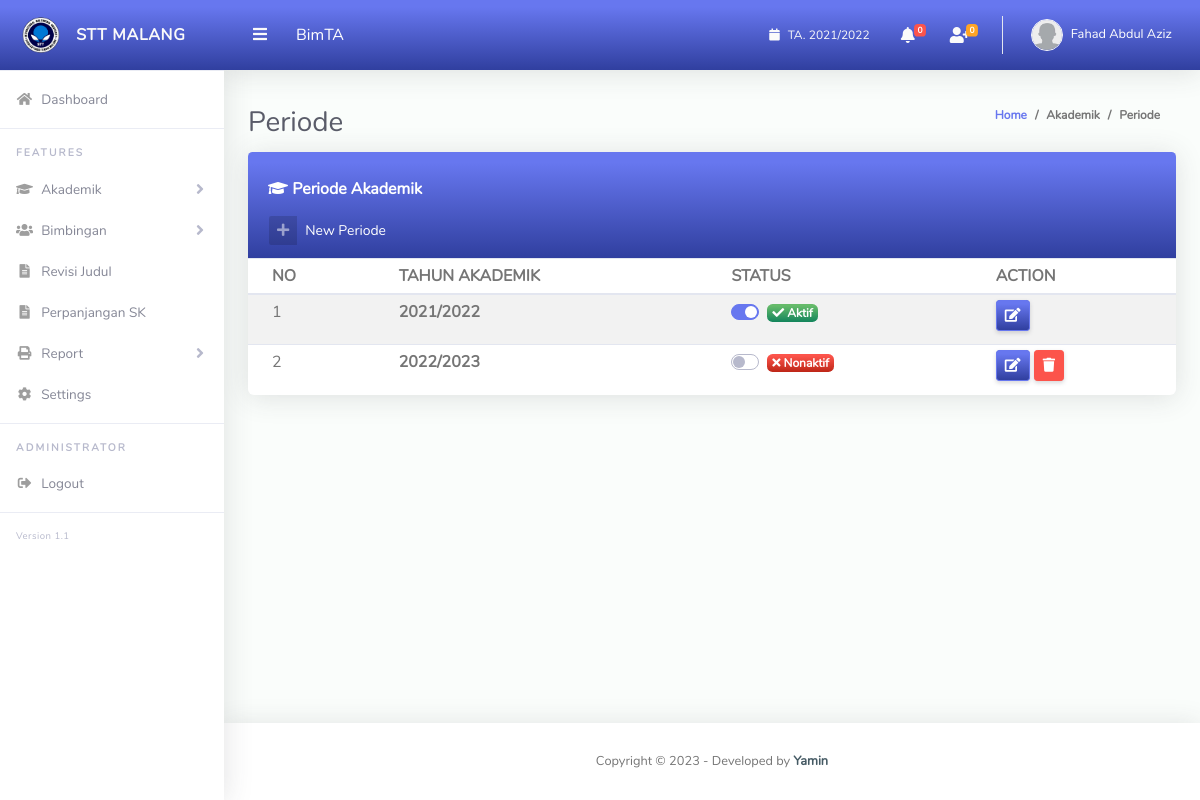
/web-admin/?pages=periode (signed in), run on the app's committed database.
### tables this page shows
CREATE TABLE `tm_periode` (
  `periode_id` int(11) NOT NULL,
  `th_periode` varchar(20) DEFAULT NULL,
  `stt_periode` varchar(3) DEFAULT NULL
);

### web-admin/pages/akademik/data_periode.php (the view, shortened to what this page needs)
<div class="d-sm-flex align-items-center justify-content-between">
    <h1 class="h3 mb-0 text-gray-800">Periode</h1>
    <ol class="breadcrumb">
        <li class="breadcrumb-item"><a href="./">Home</a></li>
        <li class="breadcrumb-item">Akademik</li>
        <li class="breadcrumb-item active" aria-current="page">Periode</li>
    </ol>
</div>
<div class="row">
    <div class="col-lg-12 mb-4">
        <div class="card">
            <div class="card-header bg-gradient-primary text-white">
                <h6 class="mt-3 font-weight-bold"><i class="fa fa-graduation-cap"></i> Periode Akademik</h6>
                <a href="#" data-toggle="modal" data-target="#modalAdd" id="#modalAdd"
                    class="btn btn-default text-white btn-sm btn-icon-split mt-2">
                    <span class="icon text-white-50">
                        <i class="fas fa-plus"></i>
                    </span>
                    <span class="text">New Periode</span>
                </a>
            </div>
            <div class="table-responsive">
                <table class="table table-striped table-hover table-sm align-items-center table-flush">
                    <thead class="table-flush">
                        <tr style="text-transform: uppercase;">
                            <th>No</th>
                            <th>Tahun Akademik</th>
                            <th>Status</th>
                            <th>Action</th>
                        </tr>
                    </thead>
                    <tbody>
                        <?php
            $no = 1;
            $sql = mysqli_query($con, "SELECT * FROM tm_periode ORDER BY periode_id  ASC");
            foreach ($sql as $d) { ?>
                        <tr>
                            <td><?= $no++ ?></td>
                            <td><b><?= $d['th_periode'] ?></b></td>
                            <td>
                                <div class="form-group">
                                    <div class="custom-control custom-switch">
                                        <label class="custom-control-label" for="<?= $d['periode_id'] ?>">
                                            <?php
                        if ($d['stt_periode'] == 'on') {
                          echo "<span class='badge badge-success bg-gradient-success'><i class='fa fa-check'></i> Aktif</span>";
                        } else {
                          echo "<span class='badge badge-danger bg-gradient-danger'><i class='fa fa-times'></i> Nonaktif</span>";
                        }
                        ?>
                                        </label>
                                    </div>
                                </div>
                            </td>
                            <td>
                                <button id="select" onclick="confirm_modal_edit()" data-id="<?= $d['periode_id'] ?>"
                                    data-periode="<?= $d['th_periode'] ?>"
                                    class="btn btn-primary bg-gradient-primary btn-sm">
                                    <i class="fas fa-edit"></i>
                                </button>
                                <?php
                  if ($d['stt_periode'] !== 'on') {
                  ?>
                                <a href="#" onClick="confirm_modal('?pages=periode&id=<?= $d['periode_id']; ?>');"
                                    class="btn btn-danger btn-sm">
                                    <i class="fas fa-trash"></i>
                                </a>
                                <?php
                  }
                  ?>
                            </td>
                        </tr>
                        <?php } ?>
                    </tbody>
                </table>
            </div>
        </div>
    </div>
</div>

### web-admin/index.php (shortened to what this page needs)
<?php
if (isset($_SESSION['ADMIN_SESS'])) {
  include '../config/databases.php';
  $userID = intval($_SESSION['ADMIN_SESS']);
  $user   = mysqli_fetch_assoc(mysqli_query($con, "SELECT `id`,`username`,`password`,`nama_admin`,`img` FROM tb_admin WHERE `id`='{$userID}' AND status='Y' "));
  $tp = mysqli_fetch_assoc(mysqli_query($con, "SELECT periode_id,th_periode FROM tm_periode WHERE stt_periode='on' "));
  $new_user = mysqli_query($con, "SELECT tb_mhs.nama,tb_mhs.fotomhs,tb_mhs.create_at FROM tb_mhs WHERE status_akun='new' ORDER BY id_mhs DESC LIMIT 5 ");
  $new_judul = mysqli_query($con, "SELECT tb_mhs.id_mhs,tb_mhs.nama,tb_mhs.fotomhs,pengajuan.pengajuan_id,pengajuan.tgl_pengajuan,pengajuan.judul FROM pengajuan JOIN tb_mhs ON pengajuan.id_mhs=tb_mhs.id_mhs WHERE disetujui_kajur='new'  ORDER BY pengajuan_id DESC LIMIT 6");
?>
<!DOCTYPE html>
<html lang="en">
<head>
    <link href="../apl/vendor/fontawesome-free/css/all.min.css" rel="stylesheet" type="text/css">
    <link href="../apl/vendor/bootstrap/css/bootstrap.min.css" rel="stylesheet" type="text/css">
    <link href="../apl/vendor/datatables/dataTables.bootstrap4.min.css" rel="stylesheet">
    <link href="../apl/vendor/select2/dist/css/select2.min.css" rel="stylesheet" type="text/css">
    <link href="../apl/css/admin.min.css" rel="stylesheet">
</head>
<body id="page-top">
    <div id="wrapper">
        <ul class="navbar-nav sidebar sidebar-light accordion" id="accordionSidebar">
            <a class="sidebar-brand bg-gradient-primary d-flex align-items-center justify-content-center" href="./">
                <div class="sidebar-brand-icon">
                    <img src="../logo.png">
                </div>
                <div class="sidebar-brand-text mx-3"><b>STT MALANG</b></div>
            </a>
            <hr class="sidebar-divider my-0">
            <li class="nav-item">
                <a class="nav-link" href="./">
                    <i class="fas fa-fw fa-home"></i>
                    <span>Dashboard</span></a>
            </li>
            <hr class="sidebar-divider">
            <div class="sidebar-heading">
                Features
            </div>
            <li class="nav-item">
                <a class="nav-link collapsed" href="#" data-toggle="collapse" data-target="#collapseBootstrap"
                    aria-expanded="true" aria-controls="collapseBootstrap">
                    <i class="fa fa-fw fa-graduation-cap"></i>
                    <span>Akademik</span>
                </a>
            </li>
            <li class="nav-item">
                <a class="nav-link collapsed" href="#" data-toggle="collapse" data-target="#collapseForm"
                    aria-expanded="true" aria-controls="collapseForm">
                    <i class="fa fa-fw fa-users"></i>
                    <span> Bimbingan</span>
                </a>
            </li>
            <li class="nav-item">
                <a class="nav-link collapsed" href="?pages=list_judul_revisi">
                    <i class="fas fa-fw fa-file-alt"></i>
                    <span>Revisi Judul</span>
                </a>
            </li>
            <li class="nav-item">
                <a class="nav-link collapsed" href="?pages=list_perpanjangan_sk">
                    <i class="fa fa-fw fa-file-alt"></i>
                    <span>Perpanjangan SK</span>
                </a>
            </li>
            <li class="nav-item">
                <a class="nav-link collapsed" href="#" data-toggle="collapse" data-target="#report" aria-expanded="true"
                    aria-controls="report">
                    <i class="fa fa-fw fa-print"></i>
                    <span> Report</span>
                </a>
            </li>
            <li class="nav-item">
                <a class="nav-link" href="?pages=settings">
                    <i class="fas fa-fw fa-cog"></i>
                    <span>Settings</span>
                </a>
            </li>
            <hr class="sidebar-divider">
            <div class="sidebar-heading">
                Administrator
            </div>
            <li class="nav-item">
                <a class="nav-link" href="#" data-toggle="modal" data-target="#logoutModal">
                    <i class="fas fa-fw fa-sign-out-alt"></i>
                    <span>Logout</span>
                </a>
            </li>
            <hr class="sidebar-divider">
            <div class="version" id="version-ruangadmin"></div>
        </ul>
        <div id="content-wrapper" class="d-flex flex-column">
            <div id="content">
                <nav class="navbar navbar-expand navbar-light bg-navbar bg-gradient-primary topbar mb-4 static-top">
                    <button id="sidebarToggleTop" class="btn btn-link rounded-circle mr-3">
                        <i class="fa fa-bars"></i>
                    </button>
                    <span class="text-white">BimTA</span>
                    <ul class="navbar-nav ml-auto">
                        <li class="nav-item dropdown no-arrow">
                            <a class="nav-link" href="?pages=periode" style="font-size: 12px;">
                                <i class="fa fa-calendar mr-2"></i> TA. <?php if (empty($tp)) {
                                                            echo "Periode Tidak Aktif";
                                                          } else {
                                                            echo $tp['th_periode'];
                                                          }
                                                          ?>
                            </a>
                        </li>
                        <li class="nav-item dropdown no-arrow mx-1">
                            <a class="nav-link dropdown-toggle" href="#" id="alertsDropdown" role="button"
                                data-toggle="dropdown" aria-haspopup="true" aria-expanded="false">
                                <i class="fas fa-bell fa-fw"></i>
                                <span class="badge badge-danger badge-counter"><?php $jmlJudulBaru = mysqli_num_rows($new_judul);
                                                                  echo number_format($jmlJudulBaru); ?></span>
                            </a>
                        </li>
                        <li class="nav-item dropdown no-arrow mx-1">
                            <a class="nav-link dropdown-toggle" href="#" id="messagesDropdown" role="button"
                                data-toggle="dropdown" aria-haspopup="true" aria-expanded="false">
                                <i class="fas fa-user-plus fa-fw"></i>
                                <span class="badge badge-warning badge-counter"><?php $jmlUserBaru = mysqli_num_rows($new_user);
                                                                  echo number_format($jmlUserBaru); ?></span>
                            </a>
                        </li>
                        <li class="nav-item dropdown no-arrow">
                            <a class="nav-link dropdown-toggle" href="#" id="userDropdown" role="button"
                                data-toggle="dropdown" aria-haspopup="true" aria-expanded="false">
                                <img class="img-profile rounded-circle" src="../apl/img/<?= $user['img'] ?>"
                                    style="max-width: 60px">
                                <span class="ml-2 d-none d-lg-inline text-white small"><?= $user['nama_admin'] ?></span>
                            </a>
                        </li>
                    </ul>
                </nav>
                <div class="container-fluid" id="container-wrapper">
                    <?php
            if (isset($_GET['pages'])) {
              $page = mysqli_escape_string($con, $_GET['pages']);
              if ($page == 'periode') {
                include "pages/akademik/data_periode.php";
              } elseif ($page == 'fakultas') {
                include "pages/akademik/data_fakultas.php";
              }
              elseif ($page == 'prodi') {
                include "pages/akademik/data_prodi.php";
              }
              elseif ($page == 'dosen') {
                include "pages/akademik/data_dosen.php";
              }
              elseif ($page == 'mahasiswa') {
                include "pages/akademik/data_mahasiwa.php";
              }
              elseif ($page == 'list_account') {
                include "pages/news/list_account.php";
              }
              elseif ($page == 'list_judul') {
                include "pages/news/list_judul.php";
              }
              elseif ($page == 'fix_judul') {
                include "pages/pembing/list_fix_judul.php";
              }
              elseif ($page == 'list_pembing') {
                include "pages/pembing/list_pembing.php";
              }
              elseif ($page == 'settings') {
                include "pages/setting.php";
              }
              elseif ($page == 'report') {
                include "pages/report/list_report.php";
              }
              elseif ($page == 'report_sk') {
                include "pages/report/list_report_sk.php";
              }
              elseif ($page == 'list_judul_revisi') {
                include "pages/news/list_judul_revisi.php";
              }
              elseif ($page == 'list_perpanjangan_sk') {
                include "pages/news/list_perpanjangan_sk.php";
              }
              elseif ($page == 'detail_judul_revisi') {
                include "pages/news/detai_judul_revisi.php";
              }
              elseif ($page == 'detail_sk') {
                include "pages/news/detail_perpanjanganSK.php";
              } elseif ($page == '') {
              } else {
                echo 'Opps ! Not Found Pages';
              }
            } else {
              include "pages/home.php";
            }
            ?>
                </div>
            </div>
            <footer class="sticky-footer bg-white">
                <div class="container my-auto">
                    <div class="copyright text-center my-auto">
                        <span>Copyright &copy;  - Developed by
                            <b><a href="https://bimta.ypcode.my.id/" target="_blank">Yamin</a></b>
                        </span>
                    </div>
                </div>
            </footer>
        </div>
    </div>
</body>
</html>
<?php
} else {
?> <script>
alert('Anda Belum Login !!');
window.location = '../login/';
</script>
<?php
}
?>

### data on the page
tm_periode: th_periode "2021/2022", stt_periode "on" (drawn)
tm_periode: th_periode "2022/2023", shows "Nonaktif"

### other printed values
$jmlJudulBaru "0"
$jmlUserBaru "0"
$user['nama_admin'] "Fahad Abdul Aziz"
